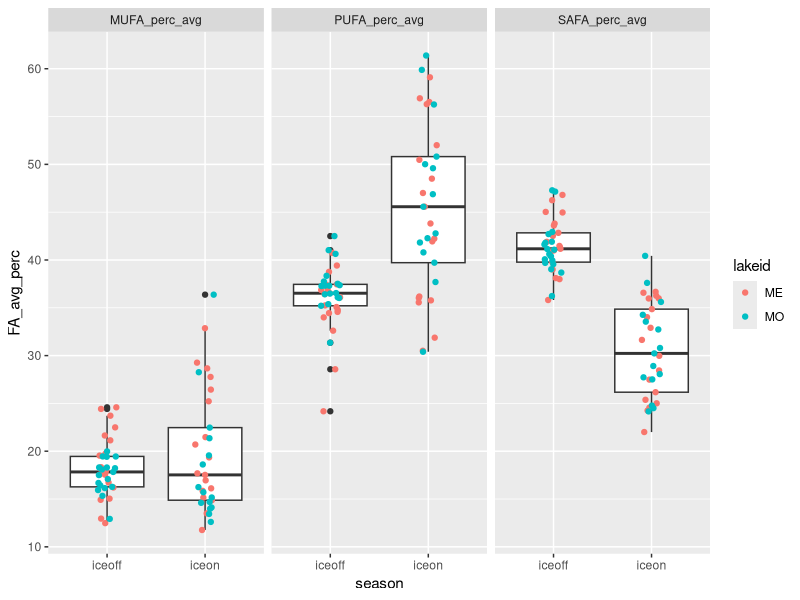
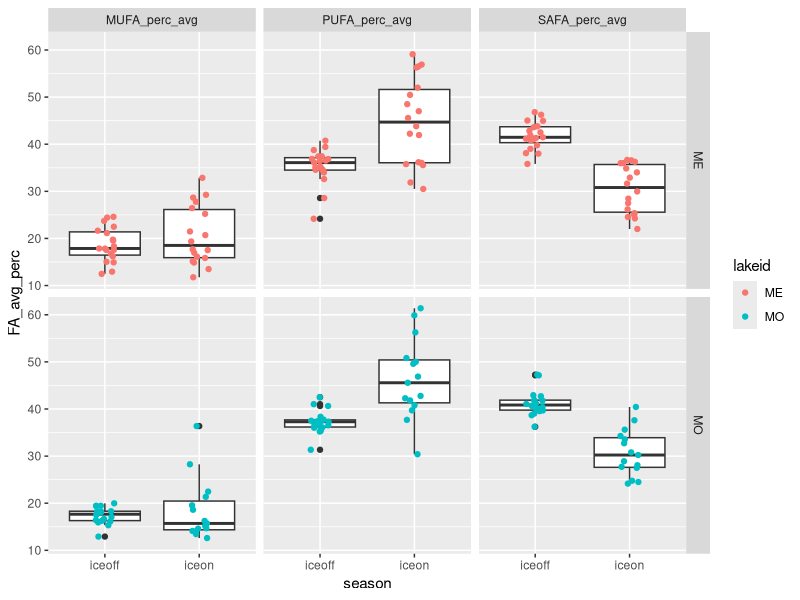

Write R code to recreate these figures, in order.
# ============================================================== #
## ========================= OVERVIEW ========================= ##
# ============================================================== #

# Looking at iceon/iceoff community FA profiles
# Only using Lakes Mendota and Monona from LTER,
# as they have equivalent iceon/iceoff paired data
# Using AG PLoS paper FA dataset, with some aggregation/crosswalking
# to match LTER data.

# ============================================================== #
## =================== DATA WRANGLING STEPS =================== ##
# ============================================================== #

# 1) LTER data - read in, format dates, keep only ME/MO
# 2) read in iceon/iceoff data (ecology letters paper)
# 3) tag LTER data with season, keep only iceon/iceoff
# 4) aggregate LTER samples to month (mean taxa biomass by lake/year/month)
# 5) identify genera <5% of any sample - remove these genera
# 6) calculate dry weight (20% of wet weight)
# 7) read in FA PLoS data - keep freshwater, proportion data
# --> 7.5) fix FA/LTER group/division matches (see crosswalk.xlsx)
# 8) aggregate FA to genus and division level profiles
# 9) aggregate biomass to genus level
# 10) tag LTER data with whether has matching division/Group or genus in FA data
# 11) merge LTER with FA data (genus, division, NA matches)
# 12) weight FA data by biomass dry weight / total biomass (genus-level FA, independent of biomass)
# 13) aggregated weighted to community level 



# ============================================================== #
## ====================== SCRIPT BEGINS ======================= ##
# ============================================================== #

#load packages
library(dplyr)
library(reshape2)
library(tidyr)
library(lubridate)
library(vegan)
library(RColorBrewer)
library(ggplot2)

# ============================================================================
# ----> read in LTER phyto data

#read in, format dates so can stack ok 

madison <- read.csv("../Data/ntl88_v7.csv", stringsAsFactors = FALSE) %>% 
  mutate(date = as.Date(sampledate, format = "%m/%d/%Y")) %>% 
  select(-sampledate)

#only madison lakes have matching iceon/iceoff data
lter_lakes <- madison %>% 
  filter(lakeid %in% c("MO", "ME"))

#keep only necessary files
lter_lakes <- lter_lakes %>% 
  mutate(month = month(date),
         year = year(date)) %>% 
  select(lakeid, year, month, date, sta, depth_range, 
         division, genus, taxa_name, biomass_conc)

#=============================================================================
# ----> read in under ice data, for ice on/off timing
seasons_orig <- read.csv("../Data/under_ice_data.csv", stringsAsFactors = FALSE)

#keep only wisconsin, cols of interest, make start and end full dates
seasons_wisc <- seasons_orig %>% 
  filter(lakeregloc == "Wisconsin") %>% 
  select(year, season, lakename, lakeregloc, 
         startday, startmonth, startyear, 
         endday, endmonth, endyear) %>% #, 
  #iceduration, periodn, photicdepth, 
  #icedepth, snowdepth, airtemp) %>% 
  mutate(startmonum = match(startmonth, month.abb),
         endmonum = match(endmonth, month.abb)) %>% 
  mutate(startdate = paste(startyear, startmonum, startday, sep = "-"),
         enddate = paste(endyear, endmonum, endday, sep = "-"))

#unique(seasons_wisc$lakename)
#unique(lter_lakes$lakeid) %>% sort()

#make lakeid to match
seasons_lakes <- seasons_wisc %>% 
  mutate(lakeid = ifelse(lakename == "Lake Mendota", "ME", NA),
         lakeid = ifelse(lakename == "Lake Monona", "MO", lakeid)) %>% 
  select(season, lakeid, year, startdate, enddate) %>% 
  filter(lakeid %in% c("ME", "MO"))


#=============================================================================
# ----> tag data with season

lter_dates_only <- lter_lakes %>% 
  select(lakeid, year, date) %>% 
  unique() %>% 
  rename(sample_year = year) %>% 
  arrange(lakeid, sample_year)

#make seasons wide format to can have column "start", "sample", and "end" dates
seasons_lakes_wide <- seasons_lakes %>% 
  melt(id.vars = c("lakeid", "year", "season"), variable.name = "category", value.name = "date") %>% 
  mutate(seasons_category = paste(season, category, sep = "_")) %>% 
  select(-season, -category) %>% 
  dcast(lakeid + year ~ seasons_category, value.var = "date") %>% 
  rename(winter_yr = year) %>% 
  select(lakeid, winter_yr, iceon_startdate, iceon_enddate, iceoff_startdate, iceoff_enddate)

#we're only interested in iceon/iceoff
#(looking at ice vs stratified patterns in FA)

lter_seasons_pre <- merge(lter_dates_only, seasons_lakes_wide,
                      by = c("lakeid"), all.x = TRUE) %>% 
  #tag seasons with iceon/iceoff (NA if not fall within start/end dates)
  mutate(season = ifelse(date >= iceon_startdate & date <= iceon_enddate, "iceon", NA),
         season = ifelse(date >= iceoff_startdate & date <= iceoff_enddate, "iceoff", season)) %>% 
  #keep only samples that fall within iceon or iceoff
  filter(!is.na(season))

#merge back to full lter data
lter_seasons <- lter_seasons_pre %>% 
  #group things by *winter* year
  select(lakeid, date, winter_yr, season) %>% 
  merge(lter_lakes, by = c("lakeid", "date")) %>% 
  select(-year)

#=============================================================================
# ----> aggregate samples to month

#aggregate to month within *winter* year and lake (ignore station and depth for now)
#since ignoring "other" seasons, shouldn't have issue of sample dates across seasons

#using mean since some dates have multiple samples per month, while others have one or none
#using averages to account for multiple within-month samples, make comparable

lter_month <- lter_seasons %>% 
  #monthly taxa mean biomass (across stations and depth)
  group_by(lakeid, winter_yr, season, month, division, genus, taxa_name) %>% 
  summarize(biomass_ww_m = mean(biomass_conc, na.rm = TRUE)) %>% 
  as.data.frame()

#check out number of years
# lter_month %>% 
#   select(lakeid, winter_yr, season) %>% 
#   group_by(lakeid, season) %>% 
#   summarize(n = n_distinct(winter_yr))


#========================================================================
# ----> identify <5% of samples

#identify contributors (genus-level) <5% of any sample any date (within lake)
#use wet weight (shouldn't matter)

#find contributions to biomass, in terms of %
lter_contribs <- lter_month %>% 
  #for each lake/year/month, find total biomass
  group_by(lakeid, winter_yr, month) %>% 
  mutate(total_bm = sum(biomass_ww_m)) %>% 
  ungroup() %>% 
  #for lake/date, find genus biomass
  group_by(lakeid, winter_yr, month, genus) %>% 
  mutate(genus_bm = sum(biomass_ww_m)) %>% 
  as.data.frame() %>% 
  select(-taxa_name, -biomass_ww_m) %>% 
  #find percent genus biomass of total biomass
  mutate(perc_genus_bm = genus_bm / total_bm * 100) %>% 
  ungroup()  

#find genera that are ever over 5% of a sample BY LAKE
lter_high_contrib <- lter_contribs %>% 
  filter(perc_genus_bm >= 0.05)

lter_high_contrib_genera <- lter_high_contrib %>% 
  select(lakeid, genus) %>% 
  unique() %>% 
  arrange(lakeid, genus) %>% 
  mutate(high_p = "present")

#find genera that are NOT ever over 5% of a sample
lter_low_contrib <- lter_contribs %>% 
  filter(perc_genus_bm < 0.05) 

lter_low_contrib_genera <- lter_low_contrib %>% 
  select(lakeid, genus) %>% 
  unique() %>% 
  arrange(lakeid, genus) %>% 
  mutate(low_p = "present")

#merge, keep ones that are present in low and not in high
#(i.e., those that are never >=5% of a sample)
lter_remove_5 <- merge(lter_high_contrib_genera, lter_low_contrib_genera,
                       by = c("lakeid", "genus"), all = TRUE) %>% 
  #these are ones that are never >=5% of a lake sample
  filter(low_p == "present" & is.na(high_p))


#========================================================================
# ----> LTER after removals of low contributors

#by lake/date - total genus biomass AFTER remove low contribs
lter_after_remove <- lter_month %>% 
  #remove low contributors by lake and genus
  filter( !((lakeid %in% lter_remove_5$lakeid) & (genus %in% lter_remove_5$genus)) ) 

#add a dry weight biomass column
lter_use <- lter_after_remove %>% 
  mutate(biomass_dw = 0.20 * biomass_ww_m)


#========================================================================
# ----> read in fatty acid profiles

# read in PLoS fatty acid dataset
fa <- read.csv("../Data/PLoS_supp/S1_Dataset.csv", stringsAsFactors = FALSE)

#only want freshwater
#fa %>% group_by(Salinity) %>% summarize(n = length(Salinity))
fa_fresh <- filter(fa, Salinity == 0)

#want only proportion data
fa_fresh_prop <- filter(fa_fresh, Data == "prop")

#for now, we don't care about the experimental info
fa_fresh_prop_small <- fa_fresh_prop %>% 
  select(Group, Class, Order, Genus, species,
         sumSAFA, sumMUFA, sumPUFA,
         c18.2w6, c18.3w6, c18.3w3,
         c18.4w3, c18.5w3, 
         c20.4w6, c20.5w3, c22.6w3)

#========================================================================
# ----> fix FA/LTER group/division matches

#existing matches: Chlorophyta, Cryptophyta, Rhodophyta

#make match at group/division level: 
#   Cyanobacteria (FA) = Cyanophyta (LTER)
#   Dinophyta (FA) = Pyrrhophyta (LTER)
#   Euglenozoa (FA) = Euglenophyta (LTER)

#match division to non-group
#   Chrysophyta (LTER) = class Chrysophyceae (FA)
#   Xanthophyta (LTER) = class Xanthophyceae (FA)
#   Haptophyta (LTER) = genus Chromulina (FA)
#   Bacillariophyta (LTER) = average of classes 
#                 Bacillariophyceae, Fragilariophyceae, Coscinodiscophyceae (FA)
#       [Bacillariophyta is multiple classes - for these 3 classes, find average FA profile]

fa_fix <- fa_fresh_prop_small %>% 
  #first, match at group level
  mutate(GroupDiv = ifelse(Group == "Cyanobacteria", "Cyanophyta", Group),
         GroupDiv = ifelse(Group == "Dinophyta", "Pyrrhophyta", GroupDiv),
         GroupDiv = ifelse(Group == "Euglenozoa", "Euglenophyta", GroupDiv),
         #match at single class level
         GroupDiv = ifelse(Class == "Chrysophyceae", "Chrysophyta", GroupDiv),
         GroupDiv = ifelse(Class == "Xanthophyceae", "Xanthophyta", GroupDiv),
         #match at genus level
         GroupDiv = ifelse(Genus == "Chromulina", "Haptophyta", GroupDiv),
         #Bacillariophyta is multiple classes
         GroupDiv = ifelse(Class %in% c("Bacillariophyceae", "Fragilariophyceae", "Coscinodiscophyceae"),
                           "Bacillariophyta", GroupDiv))

# fa_fix %>% select(Group, GroupDiv) %>% unique()
# fa_fix %>% filter(GroupDiv %in% c("Bacillariophyta", "Xanthophyta")) %>% select(Group, Class, GroupDiv) %>% unique()
# fa_fix %>% filter(GroupDiv == "Haptophyta") %>% select(Group, Class, Genus, GroupDiv) %>% unique()
# #yes, works as it should


#========================================================================
# ----> tag LTER data with whether matching genus/division in FA data

lter_fa_tag <- lter_use %>%
  #tag at which level it matches
  #not that groupdiv level is a combination of groups/classes/genus
  mutate(cat = ifelse(division %in% fa_fix$GroupDiv, "groupdiv", NA)) %>%
  mutate(cat = ifelse(genus %in% fa_fix$Genus, "genus", cat))

tags <- lter_fa_tag %>% select(division, genus, cat) %>% unique()

# unique(fa_fix$GroupDiv) %>% sort()
# unique(lter_use$division) %>% sort()


#========================================================================
# ----> find FA genus and division-level profiles

#within genus, what's the average FA profile
fa_genus <- fa_fix %>% 
  group_by(GroupDiv, Genus) %>% 
  summarize(gen_avg_sumSAFA = mean(sumSAFA),
            gen_avg_sumMUFA = mean(sumMUFA),
            gen_avg_sumPUFA = mean(sumPUFA),
            gen_avg_c18.2w6 = mean(c18.2w6),
            gen_avg_c18.3w6 = mean(c18.3w6),
            gen_avg_c18.3w3 = mean(c18.3w3),
            gen_avg_c18.4w3 = mean(c18.4w3),
            gen_avg_c18.5w3 = mean(c18.5w3),
            gen_avg_c20.4w6 = mean(c20.4w6),
            gen_avg_c20.5w3 = mean(c20.5w3),
            gen_avg_c22.6w3 = mean(c22.6w3)) %>% 
  as.data.frame()

#within group/div (FA/LTER fixed croswalk), what's the average FA profile
fa_groupdiv <- fa_fix %>% 
  group_by(GroupDiv) %>% 
  summarize(grpdiv_avg_sumSAFA = mean(sumSAFA),
            grpdiv_avg_sumMUFA = mean(sumMUFA),
            grpdiv_avg_sumPUFA = mean(sumPUFA),
            grpdiv_avg_c18.2w6 = mean(c18.2w6),
            grpdiv_avg_c18.3w6 = mean(c18.3w6),
            grpdiv_avg_c18.3w3 = mean(c18.3w3),
            grpdiv_avg_c18.4w3 = mean(c18.4w3),
            grpdiv_avg_c18.5w3 = mean(c18.5w3),
            grpdiv_avg_c20.4w6 = mean(c20.4w6),
            grpdiv_avg_c20.5w3 = mean(c20.5w3),
            grpdiv_avg_c22.6w3 = mean(c22.6w3)) %>% 
  as.data.frame()


#========================================================================
# ----> aggregate biomass to GENUS
# when missing genus, stick with GENUS biomass but sub in DIVISION fatty acid profile

#aggregate biomass to genus
lter_level_bm <- lter_use %>% 
  group_by(lakeid, winter_yr, season, month, division, genus) %>% 
  summarize(bm_ww_g = sum(biomass_ww_m, na.rm = TRUE),
         bm_drw_g = sum(biomass_dw, na.rm = TRUE)) %>% 
  as.data.frame() 

#merge with tag info
lter_level_bm_tag <- merge(lter_level_bm, tags, by = c("division", "genus"), all = TRUE)

# lter_level_bm_tag %>%
#   select(division, genus, cat) %>%
#   unique() %>%
#   group_by(cat) %>%
#   summarize(n = length(cat)) %>%
#   as.data.frame()

#        cat  n
# 1    genus 35
# 2 groupdiv 95
# 3     <NA>  1

#========================================================================
# ----> merge with FA profiles

# --> genus level FA - matches genus-level biomass
# merges GENUS level biomass with GENUS level FA profiles
tags_fa_genus <- lter_level_bm_tag %>% 
  #only looking at genus-level matches
  filter(cat == "genus") %>% 
  #rename for downstream stacking
  rename(biomass_wet_weight = bm_ww_g,
         biomass_dry_weight = bm_drw_g) %>% 
  #merge with FA genus level data
  merge(fa_genus,  
        by.x = "genus", by.y = "Genus",
        all.x = TRUE) %>% 
  #organize columns
  select(GroupDiv, genus, cat, lakeid, winter_yr, month, season,
         biomass_wet_weight, biomass_dry_weight,
         gen_avg_sumSAFA,
         gen_avg_sumMUFA,
         gen_avg_sumPUFA,
         gen_avg_c18.2w6,
         gen_avg_c18.3w6,
         gen_avg_c18.3w3,
         gen_avg_c18.4w3,
         gen_avg_c18.5w3,
         gen_avg_c20.4w6,
         gen_avg_c20.5w3,
         gen_avg_c22.6w3)

#remove labels in headers
names(tags_fa_genus) <- gsub("gen_avg_", "", names(tags_fa_genus))

# --> division level FA - matches division level biomass
# merges GENUS level biomass with DIVISION level FA profiles
# (missing genera in FA get division level FA)
tags_fa_groupdiv <- lter_level_bm_tag %>% 
  #keep only those matching at groupdiv level
  filter(cat == "groupdiv") %>% 
  #rename for downstream stacking
  rename(biomass_wet_weight = bm_ww_g,
         biomass_dry_weight = bm_drw_g) %>% 
  #merge with FA division/group level data
  #merge with FA genus level data
  merge(fa_groupdiv,  
        by.x = "division", by.y = "GroupDiv",
        all.x = TRUE) %>% 
  rename(GroupDiv = division) %>% 
  #organize columns
  select(GroupDiv, genus, cat, lakeid, winter_yr, month, season,
         biomass_wet_weight, biomass_dry_weight,
         grpdiv_avg_sumSAFA,
         grpdiv_avg_sumMUFA,
         grpdiv_avg_sumPUFA,
         grpdiv_avg_c18.2w6,
         grpdiv_avg_c18.3w6,
         grpdiv_avg_c18.3w3,
         grpdiv_avg_c18.4w3,
         grpdiv_avg_c18.5w3,
         grpdiv_avg_c20.4w6,
         grpdiv_avg_c20.5w3,
         grpdiv_avg_c22.6w3)

#remove labels in headers
names(tags_fa_groupdiv) <- gsub("grpdiv_avg_", "", names(tags_fa_groupdiv))

# --> does NOT have associated FA
#leaving biomass at genus level
tags_fa_NA <- lter_level_bm_tag %>% 
  filter(is.na(cat)) %>% 
  rename(biomass_wet_weight = bm_ww_g,
         biomass_dry_weight = bm_drw_g) %>% 
  rename(GroupDiv = division) %>% 
  select(GroupDiv, genus, cat, lakeid, winter_yr, month, season,
         biomass_wet_weight, biomass_dry_weight) %>% 
  #add NA columns
  mutate(          sumSAFA = NA,
                   sumMUFA = NA,
                   sumPUFA = NA,
                   c18.2w6 = NA,
                   c18.3w6 = NA,
                   c18.3w3 = NA,
                   c18.4w3 = NA,
                   c18.5w3 = NA,
                   c20.4w6 = NA,
                   c20.5w3 = NA,
                   c22.6w3 = NA)

# --> merge together
full_dat <- rbind(tags_fa_genus, tags_fa_groupdiv, tags_fa_NA)


#========================================================================
# ----> weight FA profiles by biomass

# Data == "prop" is FA % of dry weight
# so it's a fatty acid proportion of dry weight (of genus or division, by cat)

# What we want is "what are the average proportions of SAFA, MUFA, PUFA 
# present in the community, irrespective of total biomass?" 
# (i.e. we know there is higher biomass in summer - the Circus Circus buffet)
# SH: pretty sure that what we want then is:(biomass_dry_weight * sumSAFA)/total dry weight

full_dat_weighted <- full_dat %>% 
  #find total dry weight biomass for each *sample point*
  group_by(lakeid, winter_yr, season, month) %>% 
  mutate(sample_date_dry_weight_total = sum(biomass_dry_weight)) %>% 
  ungroup() %>% 
  #weight FA by biomass - per row (genus within sample date)
  #if FA is % dry weight, then FA * dry weight = biomass of that FA
  #here, sample_date_dry_weight_total is community-level biomass
  #FA props are genus-level
  mutate(sumSAFA_prop = (biomass_dry_weight * sumSAFA)/sample_date_dry_weight_total,
         sumMUFA_prop = (biomass_dry_weight * sumMUFA)/sample_date_dry_weight_total,
         sumPUFA_prop = (biomass_dry_weight * sumPUFA)/sample_date_dry_weight_total,
         c18.2w6_prop = (biomass_dry_weight * c18.2w6)/sample_date_dry_weight_total,
         c18.3w6_prop = (biomass_dry_weight * c18.3w6)/sample_date_dry_weight_total,
         c18.3w3_prop = (biomass_dry_weight * c18.3w3)/sample_date_dry_weight_total,
         c18.4w3_prop = (biomass_dry_weight * c18.4w3)/sample_date_dry_weight_total,
         c18.5w3_prop = (biomass_dry_weight * c18.5w3)/sample_date_dry_weight_total,
         c20.4w6_prop = (biomass_dry_weight * c20.4w6)/sample_date_dry_weight_total,
         c20.5w3_prop = (biomass_dry_weight * c20.5w3)/sample_date_dry_weight_total,
         c22.6w3_prop = (biomass_dry_weight * c22.6w3)/sample_date_dry_weight_total) %>% 
  as.data.frame()

#filter(full_dat_weighted, lakeid == "MO" & winter_yr == 2002 & month == 8)

#keep only columns of interest
full_dat_weighted_small <- full_dat_weighted %>% 
  select(GroupDiv, genus, cat, lakeid, winter_yr, month, season, 
         sumSAFA_prop, sumMUFA_prop, sumPUFA_prop,
         c18.2w6_prop, c18.3w6_prop, c18.3w3_prop,
         c18.4w3_prop, c18.5w3_prop,
         c20.4w6_prop, c20.5w3_prop, c22.6w3_prop)

#this is basically saying:
#for each time point, a genus has some proportion FAs
#we want to aggregate to community, then to season

#ADD UP all MUFA/PUFA/SAFA within a community
#to get community-level amount
#I have proved to myself using pen, paper, and basic algebra that this will work

full_dat_weighted_date_FA <- full_dat_weighted_small %>% 
  #get community-level FA props for each time point
  group_by(lakeid, winter_yr, month, season) %>% 
  summarize(MUFA_perc = sum(sumMUFA_prop, na.rm = TRUE),
            PUFA_perc = sum(sumPUFA_prop, na.rm = TRUE),
            SAFA_perc = sum(sumSAFA_prop, na.rm = TRUE)) %>% 
  as.data.frame()

# summary(full_dat_weighted_date_FA) 

# #now aggregate to season - find average MUFA/PUFA/SAFA profile for each season (all years, boths lakes)
# full_dat_weighted_date_FA %>% 
#   group_by(season) %>% 
#   summarize(MUFA_perc_avg = mean(MUFA_perc),
#             PUFA_perc_avg = mean(PUFA_perc),
#             SAFA_perc_avg = mean(SAFA_perc)) %>% 
#   as.data.frame()
# #doesn't quite add up to 100%, more like 95%, but not unexpected since on average

#aggregate to lake/year/season
full_dat_weighed_yr_season_FA <- full_dat_weighted_date_FA %>% 
  #aggregate across months within season, find average FAs
  group_by(lakeid, winter_yr, season) %>% 
  summarize(MUFA_perc_avg = mean(MUFA_perc, na.rm = TRUE),
            PUFA_perc_avg = mean(PUFA_perc, na.rm = TRUE),
            SAFA_perc_avg = mean(SAFA_perc, na.rm = TRUE)) %>% 
  as.data.frame()
#note: doesn't add up to quite 100% (working with averages)
#also, data only goes to 2013 (may need to adjust iceon/iceoff dates from raw LTER snow/ice data)

summary(full_dat_weighed_yr_season_FA)
#MUFA: 11-36
#PUFA: 24-61
#SAFA: 22-47

# ============================================================== #
## ========= END OF DATA WRANGLING - ANALYSIS BEGINS ========== ##
# ============================================================== #

#make long for plotting and analysis
dat_long <- full_dat_weighed_yr_season_FA %>% 
  melt(id.vars = c("lakeid", "winter_yr", "season")) %>% 
  rename(FA_type = variable, FA_avg_perc = value)

#plot it up
ggplot(dat_long, aes(season, FA_avg_perc)) +
  geom_boxplot() +
  geom_jitter(width = 0.1, aes(color = lakeid)) +
  facet_wrap(~FA_type)
#MUFA shows no diff, but PUFA/SAFA do:
#PUFA higher in winter, SAFA higher in summer

head(dat_long)
  
#try ANOVAs - looking at lakes together

#MUFA
mufa1 <- aov(FA_avg_perc ~ season, dat = filter(dat_long, FA_type == "MUFA_perc_avg"))
summary(mufa1) #p=0.175- does not differ by season

#PUFA
pufa1 <- aov(FA_avg_perc ~ season, dat = filter(dat_long, FA_type == "PUFA_perc_avg"))
summary(pufa1) #p<<0.001 (PUFA signif higher in winter)

#SAFA
safa1 <- aov(FA_avg_perc ~ season, dat = filter(dat_long, FA_type == "SAFA_perc_avg"))
summary(safa1) #p<<0.001 (SAFA signif higher in winter)

#what is split lakes?
ggplot(dat_long, aes(season, FA_avg_perc)) +
  geom_boxplot() +
  geom_jitter(width = 0.1, aes(color = lakeid)) +
  facet_grid(lakeid~FA_type)
#same trends - MUFA no diff, PUFA higher in winter, SAFA higher in summer
